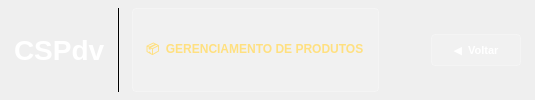
    <widget class="QFrame" name="frameHeader">
     <property name="styleSheet">
      <string notr="true">QFrame#frameHeader{background:qlineargradient(x1:0,y1:0,x2:0,y2:1,stop:0 #3585c8,stop:1 #1a5fa0);}</string>
     </property>
     <layout class="QHBoxLayout" name="headerHLayout">
      <property name="spacing">
       <number>12</number>
      </property>
      <property name="leftMargin">
       <number>14</number>
      </property>
      <property name="topMargin">
       <number>8</number>
      </property>
      <property name="rightMargin">
       <number>14</number>
      </property>
      <property name="bottomMargin">
       <number>8</number>
      </property>
      <item>
       <widget class="QLabel" name="lblLogo">
        <property name="styleSheet">
         <string notr="true">color:white;font-size:28px;font-weight:bold;</string>
        </property>
        <property name="text">
         <string>CSPdv</string>
        </property>
       </widget>
      </item>
      <item>
       <widget class="QFrame" name="frameSep">
        <property name="styleSheet">
         <string notr="true">background-color:rgba(255,255,255,80);</string>
        </property>
        <property name="frameShape">
         <enum>QFrame::VLine</enum>
        </property>
       </widget>
      </item>
      <item>
       <widget class="QLabel" name="lblBadge">
        <property name="styleSheet">
         <string notr="true">QLabel{background-color:rgba(255,255,255,30);color:#ffe080;font-size:12px;font-weight:bold;border:1px solid rgba(255,255,255,60);border-radius:4px;padding:3px 10px;}</string>
        </property>
        <property name="text">
         <string>📦  GERENCIAMENTO DE PRODUTOS</string>
        </property>
       </widget>
      </item>
      <item>
       <spacer name="headerSpacer">
        <property name="orientation">
         <enum>Qt::Horizontal</enum>
        </property>
        <property name="sizeHint" stdset="0">
         <size>
          <width>40</width>
          <height>10</height>
         </size>
        </property>
       </spacer>
      </item>
      <item>
       <widget class="QPushButton" name="btnVoltar">
        <property name="minimumSize">
         <size>
          <width>90</width>
          <height>32</height>
         </size>
        </property>
        <property name="styleSheet">
         <string notr="true">QPushButton{background-color:rgba(255,255,255,25);color:white;font-size:11px;font-weight:bold;border:1px solid rgba(255,255,255,60);border-radius:4px;padding:4px 12px;}QPushButton:hover{background-color:rgba(255,255,255,40);}QPushButton:pressed{background-color:rgba(255,255,255,15);}</string>
        </property>
        <property name="text">
         <string>◀  Voltar</string>
        </property>
       </widget>
      </item>
     </layout>
    </widget>
